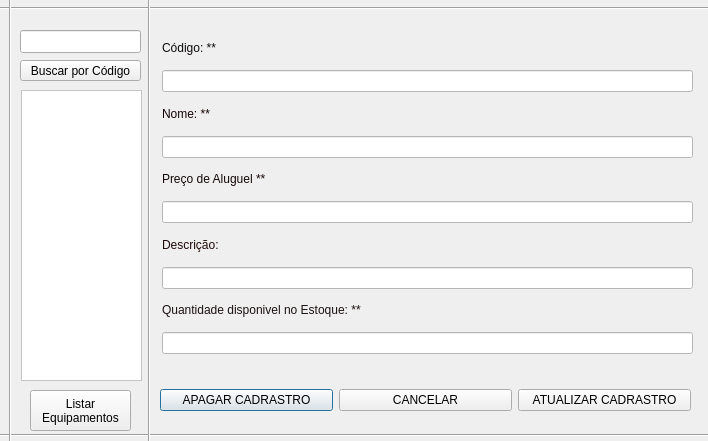
<?xml version="1.0" encoding="UTF-8"?>
<ui version="4.0">
 <class>AtualizarEquipamento</class>
 <widget class="QDialog" name="AtualizarEquipamento">
  <property name="geometry">
   <rect>
    <x>0</x>
    <y>0</y>
    <width>708</width>
    <height>441</height>
   </rect>
  </property>
  <property name="windowTitle">
   <string>Dialog</string>
  </property>
  <property name="styleSheet">
   <string notr="true"/>
  </property>
  <widget class="QListWidget" name="listWidget">
   <property name="geometry">
    <rect>
     <x>21</x>
     <y>90</y>
     <width>121</width>
     <height>291</height>
    </rect>
   </property>
   <property name="styleSheet">
    <string notr="true">background-color: rgb(255, 255, 255);</string>
   </property>
  </widget>
  <widget class="QWidget" name="layoutWidget">
   <property name="geometry">
    <rect>
     <x>160</x>
     <y>370</y>
     <width>531</width>
     <height>61</height>
    </rect>
   </property>
   <layout class="QHBoxLayout" name="horizontalLayout">
    <item>
     <widget class="QPushButton" name="ApagarButton">
      <property name="text">
       <string>APAGAR CADRASTRO</string>
      </property>
     </widget>
    </item>
    <item>
     <widget class="QPushButton" name="cancelarButton">
      <property name="text">
       <string>CANCELAR</string>
      </property>
     </widget>
    </item>
    <item>
     <widget class="QPushButton" name="atualizarButton">
      <property name="text">
       <string>ATUALIZAR CADRASTRO</string>
      </property>
     </widget>
    </item>
   </layout>
  </widget>
  <widget class="QLineEdit" name="lineCOD">
   <property name="geometry">
    <rect>
     <x>20</x>
     <y>30</y>
     <width>121</width>
     <height>23</height>
    </rect>
   </property>
  </widget>
  <widget class="QPushButton" name="BuscaButton">
   <property name="geometry">
    <rect>
     <x>20</x>
     <y>60</y>
     <width>121</width>
     <height>21</height>
    </rect>
   </property>
   <property name="text">
    <string>Buscar por Código</string>
   </property>
  </widget>
  <widget class="QPushButton" name="ListarButton">
   <property name="geometry">
    <rect>
     <x>30</x>
     <y>390</y>
     <width>101</width>
     <height>41</height>
    </rect>
   </property>
   <property name="text">
    <string>Listar
Equipamentos</string>
   </property>
  </widget>
  <widget class="Line" name="line">
   <property name="geometry">
    <rect>
     <x>-10</x>
     <y>0</y>
     <width>841</width>
     <height>16</height>
    </rect>
   </property>
   <property name="orientation">
    <enum>Qt::Horizontal</enum>
   </property>
  </widget>
  <widget class="Line" name="line_2">
   <property name="geometry">
    <rect>
     <x>0</x>
     <y>425</y>
     <width>781</width>
     <height>21</height>
    </rect>
   </property>
   <property name="orientation">
    <enum>Qt::Horizontal</enum>
   </property>
  </widget>
  <widget class="Line" name="line_3">
   <property name="geometry">
    <rect>
     <x>129</x>
     <y>-60</y>
     <width>41</width>
     <height>511</height>
    </rect>
   </property>
   <property name="orientation">
    <enum>Qt::Vertical</enum>
   </property>
  </widget>
  <widget class="Line" name="line_4">
   <property name="geometry">
    <rect>
     <x>-20</x>
     <y>-20</y>
     <width>61</width>
     <height>511</height>
    </rect>
   </property>
   <property name="orientation">
    <enum>Qt::Vertical</enum>
   </property>
  </widget>
  <widget class="QWidget" name="layoutWidget">
   <property name="geometry">
    <rect>
     <x>162</x>
     <y>33</y>
     <width>531</width>
     <height>321</height>
    </rect>
   </property>
   <layout class="QVBoxLayout" name="verticalLayout">
    <item>
     <widget class="QLabel" name="label_3">
      <property name="text">
       <string>&lt;html&gt;&lt;head/&gt;&lt;body&gt;&lt;p&gt;&lt;span style=&quot; color:#100c0c;&quot;&gt;Código: **&lt;/span&gt;&lt;/p&gt;&lt;/body&gt;&lt;/html&gt;</string>
      </property>
     </widget>
    </item>
    <item>
     <widget class="QLineEdit" name="linecodigo">
      <property name="styleSheet">
       <string notr="true">background-color: rgb(255, 255, 255);</string>
      </property>
     </widget>
    </item>
    <item>
     <widget class="QLabel" name="label">
      <property name="text">
       <string>&lt;html&gt;&lt;head/&gt;&lt;body&gt;&lt;p&gt;&lt;span style=&quot; color:#140404;&quot;&gt;Nome: **&lt;/span&gt;&lt;/p&gt;&lt;/body&gt;&lt;/html&gt;</string>
      </property>
     </widget>
    </item>
    <item>
     <widget class="QLineEdit" name="linenome">
      <property name="styleSheet">
       <string notr="true">background-color: rgb(255, 255, 255);</string>
      </property>
     </widget>
    </item>
    <item>
     <widget class="QLabel" name="label_2">
      <property name="text">
       <string>&lt;html&gt;&lt;head/&gt;&lt;body&gt;&lt;p&gt;&lt;span style=&quot; color:#150707;&quot;&gt;Preço de Aluguel **&lt;/span&gt;&lt;/p&gt;&lt;/body&gt;&lt;/html&gt;</string>
      </property>
     </widget>
    </item>
    <item>
     <widget class="QLineEdit" name="linepreco">
      <property name="styleSheet">
       <string notr="true">background-color: rgb(255, 255, 255);</string>
      </property>
     </widget>
    </item>
    <item>
     <widget class="QLabel" name="label_5">
      <property name="text">
       <string>&lt;html&gt;&lt;head/&gt;&lt;body&gt;&lt;p&gt;&lt;span style=&quot; color:#1f0909;&quot;&gt;Descrição:&lt;/span&gt;&lt;/p&gt;&lt;/body&gt;&lt;/html&gt;</string>
      </property>
     </widget>
    </item>
    <item>
     <widget class="QLineEdit" name="linedescricao">
      <property name="styleSheet">
       <string notr="true">background-color: rgb(255, 255, 255);</string>
      </property>
     </widget>
    </item>
    <item>
     <widget class="QLabel" name="label_10">
      <property name="enabled">
       <bool>true</bool>
      </property>
      <property name="text">
       <string>&lt;html&gt;&lt;head/&gt;&lt;body&gt;&lt;p&gt;&lt;span style=&quot; color:#1b1111;&quot;&gt;Quantidade disponivel no Estoque: **&lt;/span&gt;&lt;/p&gt;&lt;/body&gt;&lt;/html&gt;</string>
      </property>
     </widget>
    </item>
    <item>
     <widget class="QLineEdit" name="lineqtd">
      <property name="styleSheet">
       <string notr="true">background-color: rgb(255, 255, 255);</string>
      </property>
     </widget>
    </item>
   </layout>
  </widget>
  <zorder>layoutWidget</zorder>
  <zorder>listWidget</zorder>
  <zorder>layoutWidget</zorder>
  <zorder>lineCOD</zorder>
  <zorder>BuscaButton</zorder>
  <zorder>ListarButton</zorder>
  <zorder>line</zorder>
  <zorder>line_2</zorder>
  <zorder>line_3</zorder>
  <zorder>line_4</zorder>
 </widget>
 <resources/>
 <connections/>
</ui>
